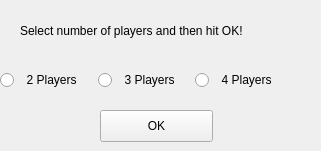
    <widget class="QWidget" name="widget" native="true">
     <property name="geometry">
      <rect>
       <x>410</x>
       <y>160</y>
       <width>321</width>
       <height>151</height>
      </rect>
     </property>
     <widget class="QLabel" name="label_2">
      <property name="geometry">
       <rect>
        <x>20</x>
        <y>0</y>
        <width>261</width>
        <height>61</height>
       </rect>
      </property>
      <property name="text">
       <string>Select number of players and then hit OK!</string>
      </property>
     </widget>
     <widget class="QPushButton" name="pushButton_2">
      <property name="geometry">
       <rect>
        <x>100</x>
        <y>110</y>
        <width>113</width>
        <height>32</height>
       </rect>
      </property>
      <property name="text">
       <string>OK</string>
      </property>
     </widget>
     <widget class="QWidget" name="layoutWidget_2">
      <property name="geometry">
       <rect>
        <x>0</x>
        <y>70</y>
        <width>287</width>
        <height>20</height>
       </rect>
      </property>
      <layout class="QHBoxLayout" name="horizontalLayout_2">
       <item>
        <widget class="QRadioButton" name="radioButton_4">
         <property name="text">
          <string>  2 Players</string>
         </property>
        </widget>
       </item>
       <item>
        <widget class="QRadioButton" name="radioButton_5">
         <property name="text">
          <string>  3 Players</string>
         </property>
        </widget>
       </item>
       <item>
        <widget class="QRadioButton" name="radioButton_6">
         <property name="text">
          <string>  4 Players</string>
         </property>
        </widget>
       </item>
      </layout>
     </widget>
    </widget>
